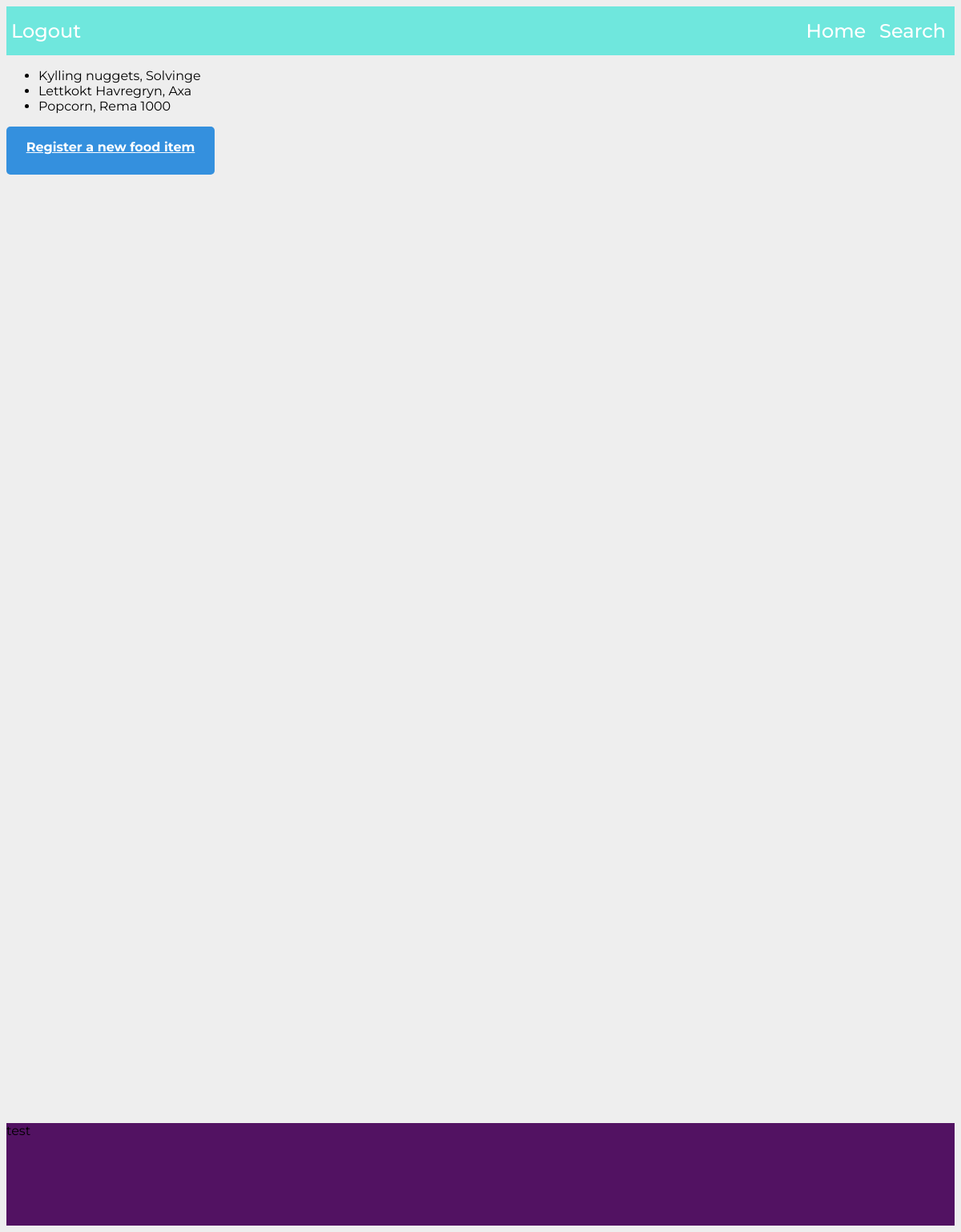
The app's page /kcaljournal/search/ (signed in), older data.
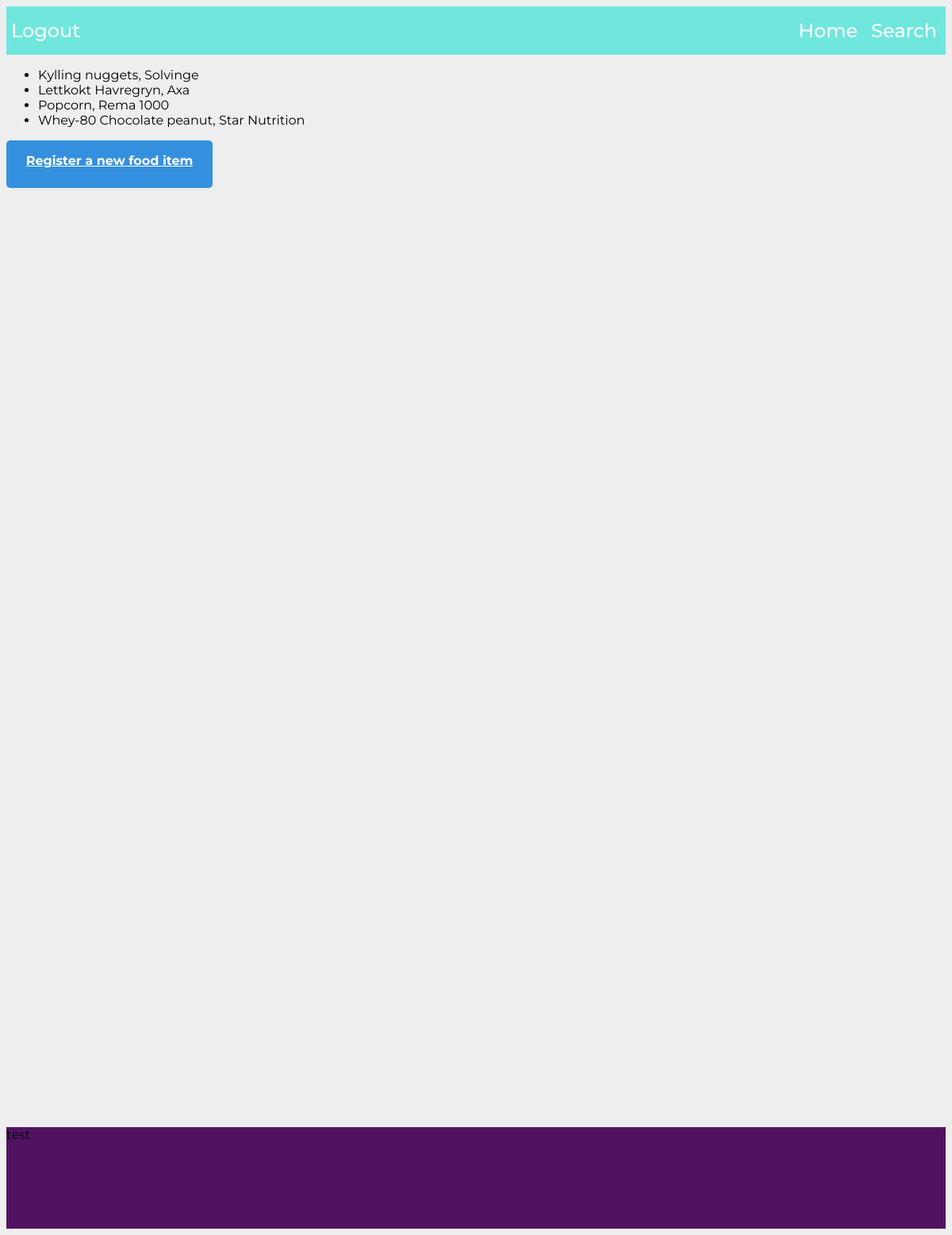
The same page, newer data.
### kcaljournal/models.py (models this page shows, shortened)
class Fooditem(models.Model):
    name = models.CharField(max_length=50)
    producer = models.CharField(max_length=50, blank=True)
    description = models.CharField(max_length=200, blank=True)
    calories = models.DecimalField(decimal_places=2, max_digits=6, blank=True)
    protein = models.DecimalField(decimal_places=2, max_digits=6, blank=True)
    carbohydrates = models.DecimalField(decimal_places=2, max_digits=6, blank=True)
    fat = models.DecimalField(decimal_places=2, max_digits=6, blank=True)
    sugar = models.DecimalField(decimal_places=2, max_digits=6, blank=True)
    fibre = models.DecimalField(decimal_places=2, max_digits=6, blank=True)

### kcaljournal/views.py (the view)
# urls.py: path('search/', views.SearchView.as_view(), name='search'),
class SearchView(LoginRequiredMixin ,generic.ListView):
    template_name = 'kcaljournal/search.html'
    context_object_name= 'fooditem_list'
    def get_queryset(self):
        return Fooditem.objects.all()
    def get_context_data(self, **kwargs):
        context = super().get_context_data(**kwargs)
        context['user'] = self.request.user.is_authenticated
        return context

### templates/kcaljournal/search.html
{% extends "base.html" %}
{% block css %}{{block.super}}
{% load static %}
<link rel="stylesheet" href="{% static 'style.css' %}">
{% endblock %}
{% block content %}
{%if fooditem_list %}
<ul>
    {% for fooditem in fooditem_list %}
    <li>{{ fooditem.name }}, {{ fooditem.producer }}</li>
    {% endfor %}
</ul>
{% else %}
<p>No foods available</p>
{% endif %}
<a class="register_food_btn" href="food_register/">Register a new food item</a>
{% endblock %}

### templates/base.html (shortened to what this page needs)
<!DOCTYPE html>
<html lang="en">
<head>
    {% load static %}
    <link rel="stylesheet" href="{% static 'style.css' %}">
    {% block css %}
    {% endblock %}
</head>
<body>
    <header>
        <nav class="nav-bar">
            <ul class="nav-list" id="left-nav-list">
                <li class="nav-item">
                    {% if user %}
                    <a class="nav-link" href="http://127.0.0.1:8000/kcaljournal/logout/">Logout</a>
                    {% else %}
                    <a class="nav-link" href="http://127.0.0.1:8000/kcaljournal/login/">Login</a>
                    {% endif %}
                </li>
            </ul>
            <ul class="nav-list">
                <li class="nav-item">
                    <a class="nav-link" href="http://127.0.0.1:8000/kcaljournal/search/">Search</a>
                </li>
                <li class="nav-item">
                    <a class="nav-link" href="http://127.0.0.1:8000/kcaljournal/">Home</a>
                </li>
            </ul>
        </nav>
    </header>
    <main>
        {% block content %}
        {% endblock %}
    </main>
    <footer>
        <div>test</div>
    </footer>
</body>
</html>

### static/style.css (style rules this page uses)
html { font-family: 'Montserrat', sans-serif; }
body { background-color: #EEEEEE; }
footer { margin-top: 100%; background-color: #521262; height: 8rem; }
.nav-bar { margin: 0; padding: 0; background-color: #6FE7DD; padding-top: 1rem; padding-bottom: 1rem; display: flex; flex-direction: row; justify-content: space-between; }
.nav-list { margin: 0; padding: 0; display: flex; flex-direction: row-reverse; flex-wrap: wrap; list-style-type: none; width: 100%; }
#left-nav-list { flex-direction: row; }
.nav-item { margin-left: 1%; margin-right: 1%; padding: 0; }
.nav-link { margin-right: 5px; font-size: 1.5rem; font-weight: 500; color: white; text-decoration-line: none; }
.register_food_btn { display: block; width: 15rem; height: 40px; background: #3490DE; padding: 10px; text-align: center; border-radius: 5px; color: white; font-weight: bold; line-height: 2rem; }

Row changes from the older to the newer data that the page shows:
added Fooditem: name "Whey-80 Chocolate peanut", producer "Star Nutrition"
